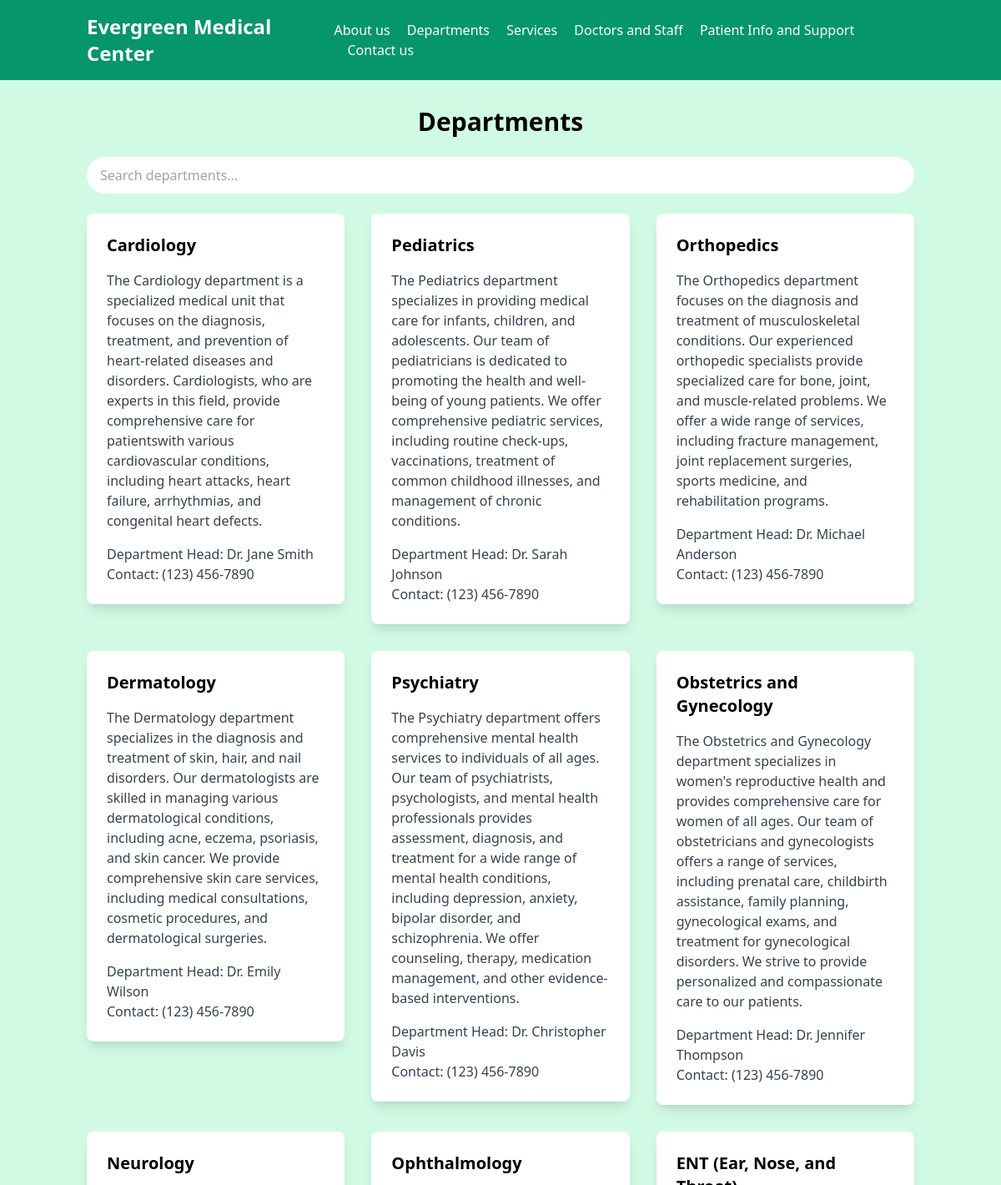
The page /data/departments/ (upper part) on the database its author committed.
### hospitaldata/models.py (models this page shows, shortened)
class Department(models.Model):
    dept_name = models.CharField(max_length=100)
    dept_description = models.TextField()
    dept_contact = models.CharField(max_length=100)
    dept_head_name = models.CharField(max_length=100)

### hospitaldata/views.py (the view)
# urls.py: path('departments/',views.departmentspageload),
def departmentspageload(request):
    departments = Department.objects.all()
    context = {'departments':departments}
    return render(request,"departments.html",context)

### templates/departments.html (shortened to what this page needs)
{% extends 'base.html' %}
{% load static %}
{% block content %}
<div class="container mx-auto px-4 py-8">
    <h2 class="text-3xl font-bold mb-6 text-center">Departments</h2>
    <div class="flex justify-center mb-6 search-container">
      <input type="text" id="searchInput" class="search-input" placeholder="Search departments...">
    </div>
    <div class="grid grid-cols-1 md:grid-cols-2 lg:grid-cols-3 gap-8">
      {% for department in departments %}
      <a href="/data/departments/{{department.id}}/">
        <div class="bg-white shadow-lg rounded-lg p-6">
          <h3 class="text-xl font-bold mb-4">{{department.dept_name}}</h3>
          <p class="text-gray-700">{{department.dept_description}}</p>
          <p class="text-gray-700 mt-4">Department Head: {{department.dept_head_name}}</p>
          <p class="text-gray-700">Contact: {{department.dept_contact}}</p>
        </div>
      </a>
      {% endfor %}
    </div>
  </div>
  {% endblock %}

### templates/departments.html (style rules this page uses)
.search-container { position: relative; }
.search-input { width: 100%; padding: 10px 16px; border: none; border-radius: 9999px; background-color: #FFFFFF; color: #1F2937; font-size: 16px; outline: none; }

### rows shown on the page
Department: dept_name "Cardiology", dept_description "The Cardiology department is a specialized medical unit that focuses on the diagnosis, treatment, and prevention of heart-related diseases and disorders. Cardiologists, who are experts in this field, provide comprehensive care for patientswith various cardiovascular conditions, including heart attacks, heart failure, arrhythmias, and congenital heart defects.", dept_head_name "Dr. Jane Smith", dept_contact "(123) 456-7890"
Department: dept_name "Pediatrics", dept_description "The Pediatrics department specializes in providing medical care for infants, children, and adolescents. Our team of pediatricians is dedicated to promoting the health and well-being of young patients. We offer comprehensive pediatric services, including routine check-ups, vaccinations, treatment of common childhood illnesses, and management of chronic conditions.", dept_head_name "Dr. Sarah Johnson", dept_contact "(123) 456-7890"
Department: dept_name "Orthopedics", dept_description "The Orthopedics department focuses on the diagnosis and treatment of musculoskeletal conditions. Our experienced orthopedic specialists provide specialized care for bone, joint, and muscle-related problems. We offer a wide range of services, including fracture management, joint replacement surgeries, sports medicine, and rehabilitation programs.", dept_head_name "Dr. Michael Anderson", dept_contact "(123) 456-7890"
Department: dept_name "Dermatology", dept_description "The Dermatology department specializes in the diagnosis and treatment of skin, hair, and nail disorders. Our dermatologists are skilled in managing various dermatological conditions, including acne, eczema, psoriasis, and skin cancer. We provide comprehensive skin care services, including medical consultations, cosmetic procedures, and dermatological surgeries.", dept_head_name "Dr. Emily Wilson", dept_contact "(123) 456-7890"
Department: dept_name "Psychiatry", dept_description "The Psychiatry department offers comprehensive mental health services to individuals of all ages. Our team of psychiatrists, psychologists, and mental health professionals provides assessment, diagnosis, and treatment for a wide range of mental health conditions, including depression, anxiety, bipolar disorder, and schizophrenia. We offer counseling, therapy, medication management, and other evidence-based interventions.", dept_head_name "Dr. Christopher Davis", dept_contact "(123) 456-7890"
Department: dept_name "Obstetrics and Gynecology", dept_description "The Obstetrics and Gynecology department specializes in women's reproductive health and provides comprehensive care for women of all ages. Our team of obstetricians and gynecologists offers a range of services, including prenatal care, childbirth assistance, family planning, gynecological exams, and treatment for gynecological disorders. We strive to provide personalized and compassionate care to our patients.", dept_head_name "Dr. Jennifer Thompson", dept_contact "(123) 456-7890"
Department: dept_name "Neurology"
Department: dept_name "Ophthalmology"
